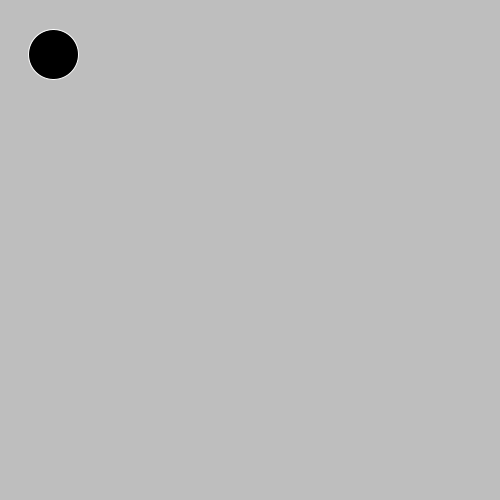
Frame 1 (no input)
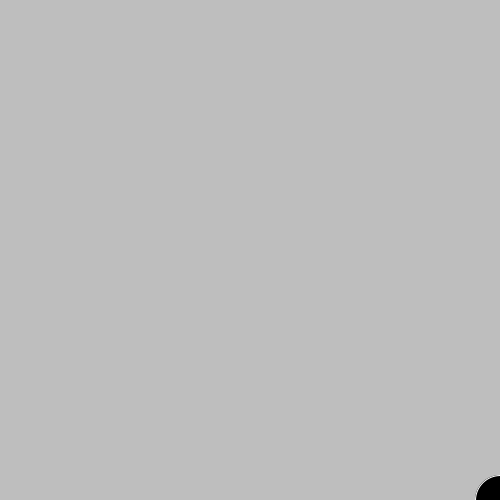
Frame 60 (the mouse pressed at the canvas centre just before this capture)
Frame 120 (the mouse held since frame 60 and released just before this capture): identical to frame 60, image omitted

The Processing sketch that drew these frames (run headless with seeded random() and noise(); from frame 60 on, the mouse is pressed at the canvas centre):

// Processing sketch: challenge_3c
// ── challenge_3c.pde
float x = width/2, y = height/2;
float easing = 0.05;
float rateX = 1;
float rateY = 2;

void setup() {
  background(190);
  size(500, 500);
}

void draw() {
  background(190);
  x += rateX;
  y += rateY;
  float targetX = mouseX;
  float dx = targetX - x;
  if (dx < 50) {
    x += -dx * easing;
  }

  float targetY = mouseY;
  float dy = targetY - y;
  if (dy < 50) {
    y += -dy * easing;
  }
  wallDetection();

  fill(0);
  stroke(255);
  circle(x, y, 50);
}

// ── mouseDetection.pde
void mouseDetection(){
  float d = dist(mouseX,mouseY,x,y);
  if (d<50){
    rateX=-rateX;
    rateY=-rateY;
  }
  println(d);
}

// ── wallDetection.pde
void wallDetection(){
  if (x < 0){
    x = 0;
    rateX = -rateX;
  }
  if (x > width){
    x = width;
    rateX = -rateX;
  }
  if (y > height){
    y = height;
    rateY = -rateY;
  }
  if (y < 0){
    y = 0;
    rateY = -rateY;
  }
}
